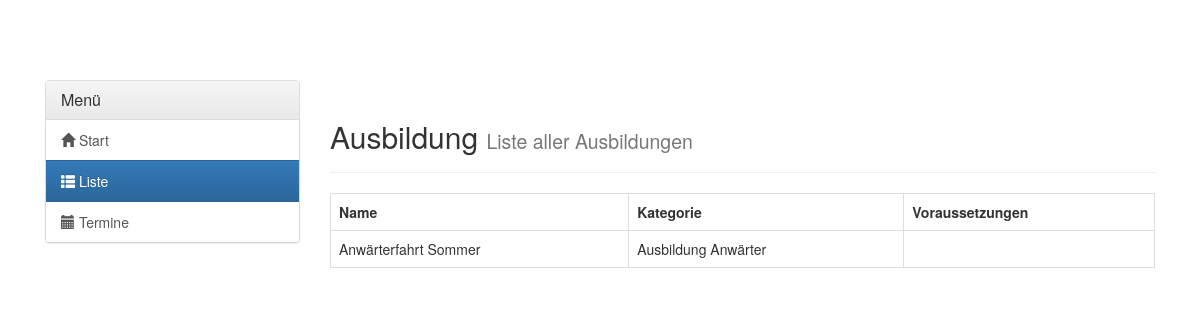
The app's page /ausbildung/liste/ (signed in), older data.
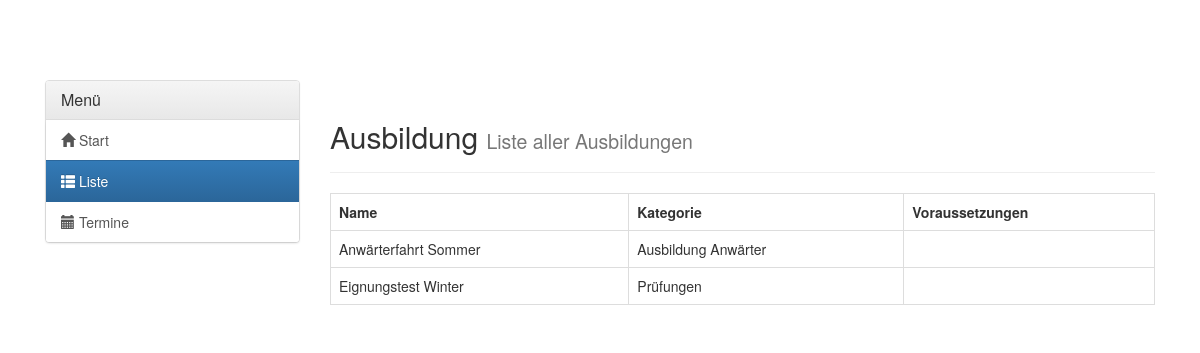
The same page, newer data.
### trainings/models.py (models this page shows, shortened)
class Training(models.Model):
    name = models.CharField(primary_key=True, max_length=50, verbose_name='Name')
    prerequisites = models.ManyToManyField("self", through='Prerequisites_for_training',
                                           through_fields=('post_training', 'pre_training'),
                                           verbose_name='Voraussetzungen',
                                           symmetrical=False,
                                           related_name='with_prerequisite')
    category = models.ForeignKey(TrainingCategory, on_delete=models.CASCADE, verbose_name='Kategorie', null=True)
    class Meta:
        verbose_name_plural = 'Ausbildungen'
        verbose_name = 'Ausbildung'

class TrainingCategory(models.Model):
    name = models.CharField(primary_key=True, max_length=50, verbose_name='Name')
    class Meta:
        verbose_name_plural = 'Ausbildungskategorien'
        verbose_name = 'Ausbildungskategorie'

### trainings/views.py (the view)
@login_required
def training_list(request):
    training_list = Training.objects.order_by('name')
    return render(request, 'trainings/training_list.html',
                  {'training_list': training_list, 'current_member': Member.objects.get(user=request.user),
                   'nav': 'list'})

### trainings/templates/trainings/training_list.html (shortened to what this page needs)
{% extends 'training_base.html' %}
{% block training_content %}
<div class="page-header">
<h2>Ausbildung <small>Liste aller Ausbildungen</small></h2>
</div>
<div class="table-responsive">
    <table class="table table-bordered">
        <tr>
            <th>Name</th>
            <th>Kategorie</th>
            <th>Voraussetzungen</th>
        </tr>
        {% for training in training_list %}
        <tr>
            <td>{{ training.name }}</td>
            <td>{{ training.category.name }}</td>
            <td>
            </td>
        </tr>
        {% endfor %}
    </table>
</div>
{% endblock %}

Row changes from the older to the newer data that the page shows:
added Training: name "Eignungstest Winter", category.name "Prüfungen"
